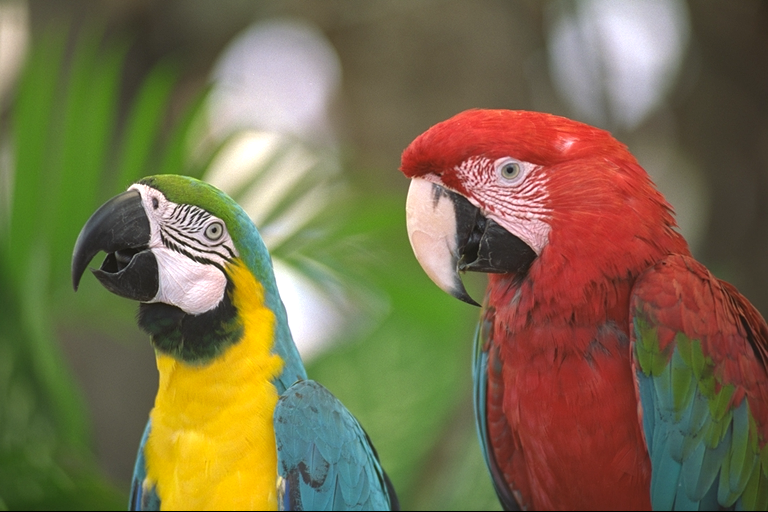
#> input picture tsks24-sig/lab4/images/image1.png, 768 x 512 px
$ python demo4.py   (older library calls are emulated)
#> lines starting #> are read from the running program, lines starting #| are printed output that depends on the picture; long printed decimals are rounded
#> further down, im1_bgr is the input picture: shape (512, 768, 3); mean B, G, R 75.8, 109.6, 121.7
### tsks24-sig/lab4/jpeglab.py
# JPEG lab module

import numpy as np
import sys
def rgb2ycbcr(r, g=0, b=0):
#> called with g = 0, b = 0
    if r.ndim == 3:
        g = r[:,:,1]
        b = r[:,:,2]
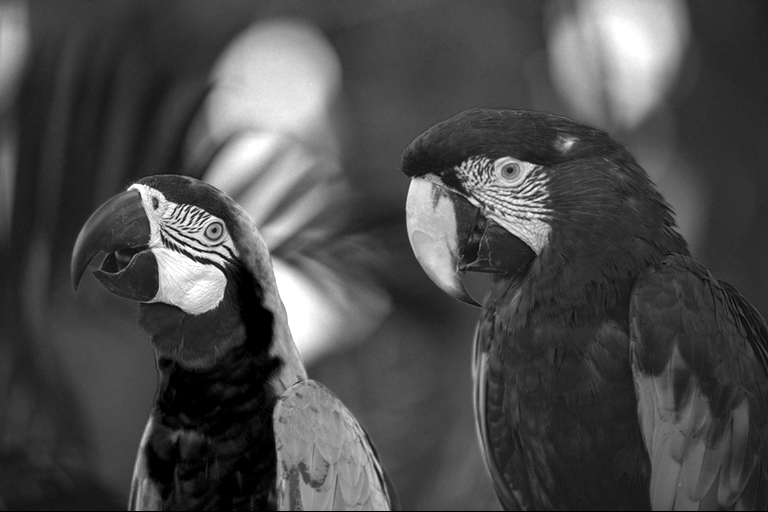
#> b: shape (512, 768); min 0, max 255, mean 75.8
        r = r[:,:,0]
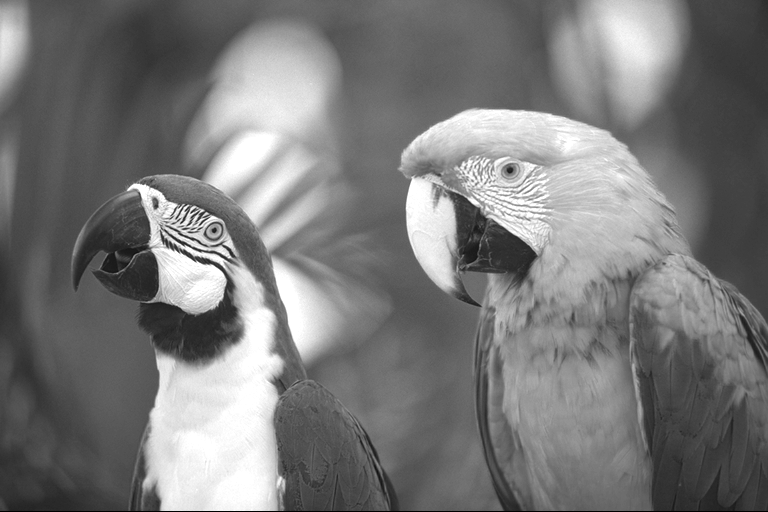
#> r: shape (512, 768); min 0, max 255, mean 121.7
    y = 16. + (65.481*r + 128.553*g + 24.966*b)/255.
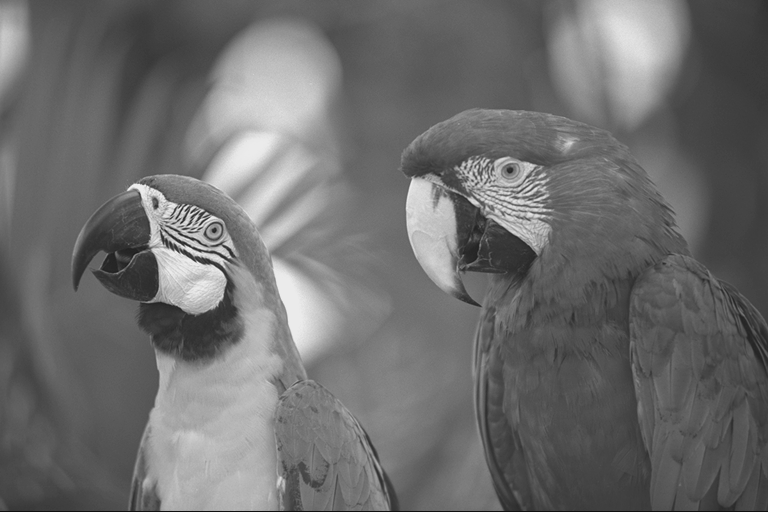
#> y: shape (512, 768) float64; min 16, max 235, mean 109.9
    cb = 128. + (-37.797*r - 74.203*g + 112.*b)/255.
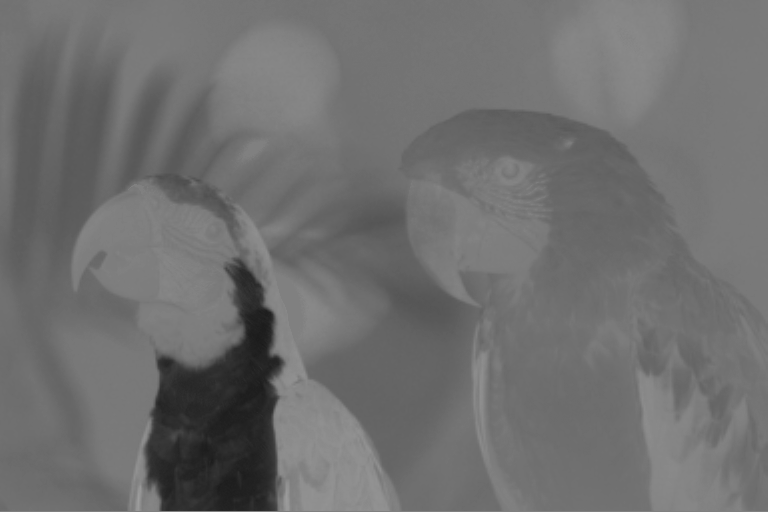
#> cb: shape (512, 768) float64; min 25.89, max 157.8, mean 111.4
    cr = 128. + (112.*r - 93.786*g - 18.214*b)/255.
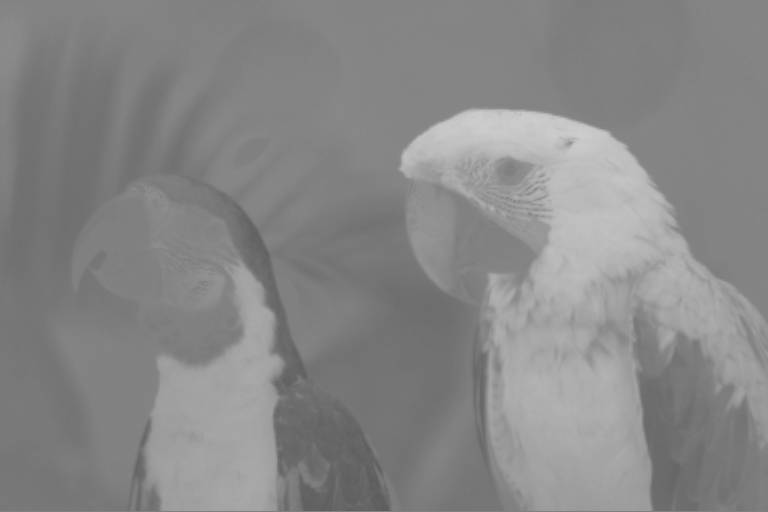
#> cr: shape (512, 768) float64; min 92.59, max 205.6, mean 135.7
    return (y, cb, cr)

# [198 lines left out: functions ycbcr2rgb, im2col_distinct, col2im_distinct, dct2basemx, bdct, ibdct and 6 more, not called in this run]

### tsks24-sig/lab4/preamble.py
import numpy as np
from scipy import signal, misc, ndimage
import cv2
from matplotlib import pyplot as plt
plt.rcParams['image.interpolation'] = 'nearest'
import jpeglab as jl

class Error: # Also exists in preamble
    def __init__(self, original, altered):
        self.mse = np.mean((original-altered)**2)
        self.psnr = 10*np.log10(255**2/self.mse) # peak signal to noise ratio

### tsks24-sig/lab4/demo4.py
from preamble import *

im1_bgr = cv2.imread('images/image1.png');
im1 = cv2.cvtColor(im1_bgr,cv2.COLOR_BGR2RGB)
y, cb, cr = jl.rgb2ycbcr(im1)
plt.figure(0), plt.imshow(y, 'gray', clim=(0, 255))
plt.title('original'), plt.colorbar()


factor = 2.
y3 = np.floor(ndimage.interpolation.zoom(y, 1./factor, order=3))
y4 = ndimage.interpolation.zoom(y3, factor, order=3)
plt.figure(1), plt.imshow(y4, 'gray', clim=(0, 255))
plt.title(f'Down-sampled then up-sampled (factor = {factor})'), plt.colorbar()

factor = 1.5
y5 = np.floor(ndimage.interpolation.zoom(y, 1./factor, order=3))
print(y5.shape)
#| (341, 512)
y6 = ndimage.interpolation.zoom(y5, factor, order=3)
plt.figure(2), plt.imshow(y6, 'gray', clim=(0, 255))
plt.title(f'Down-sampled then up-sampled (factor = {factor})'), plt.colorbar()


print(f"y4 psnr = {Error(y, y4).psnr}")
#> in __init__, `self.mse = np.mean((original-altered)**2)`: self.mse = 19.91
#> in __init__, `self.psnr = 10*np.log10(255**2/self.mse)`: self.psnr = 35.14
#| y4 psnr = 35.141
print(f"y6 psnr = {Error(y, y6).psnr}")
#| y6 psnr = 39.783
# [9 lines of commented-out code are left out]

diff = np.abs(y - y4)
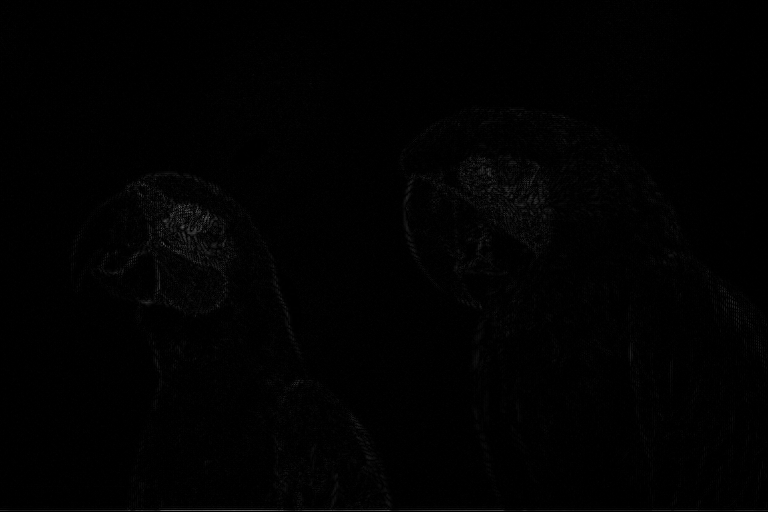
#> diff: shape (512, 768) float64; min 0, max 106.1, mean 2
plt.figure(3), plt.imshow(diff, 'gray', clim=(np.min(diff), np.max(diff)))
plt.title(f'absolute differense between y and y4'), plt.colorbar()
plt.show()
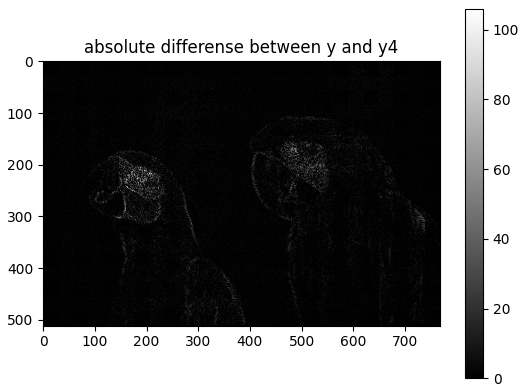
#> figure drawn by matplotlib, 2 panels

# QUESTION: 6
# The largest errors are located close to the eyes of the parrots.
# In places with a high frequency.

$ run again, with tsks24-sig/lab4/images/image3.png copied over tsks24-sig/lab4/images/image1.png
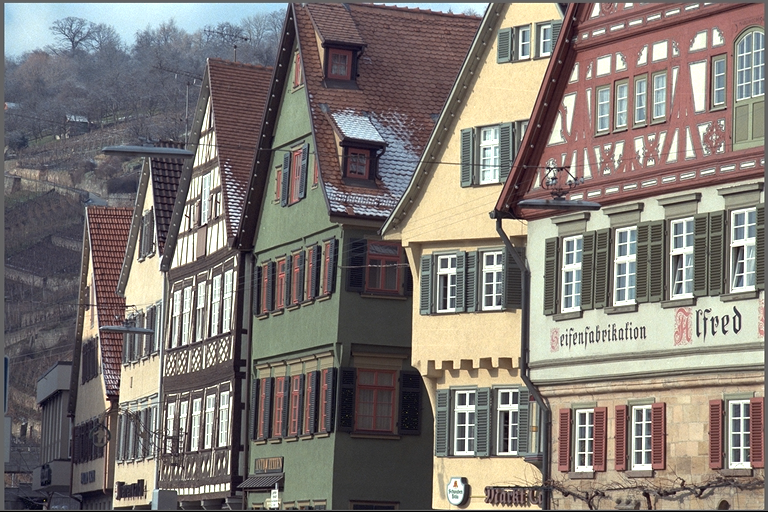
#> input picture tsks24-sig/lab4/images/image3.png, 768 x 512 px
#> im1_bgr is the input picture: shape (512, 768, 3); mean B, G, R 116, 121.1, 128
#| (341, 512)
#> `y6 = ndimage.interpolation.zoom(y5, factor, order=3)`:
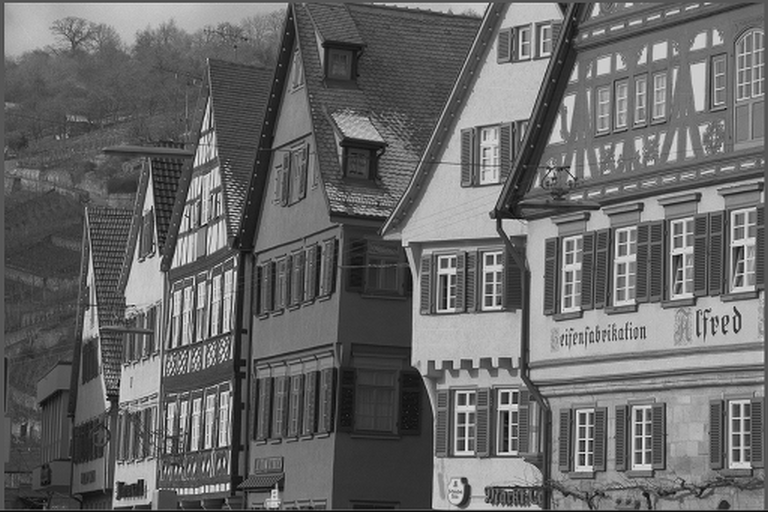
#> y6: shape (512, 768) float64; min 3.37, max 290.2, mean 120.8; drawn with min black and max white
#> self.mse = 278.5
#> self.psnr = 23.68
#| y4 psnr = 23.683
#| y6 psnr = 27.828
#> `plt.show()`:
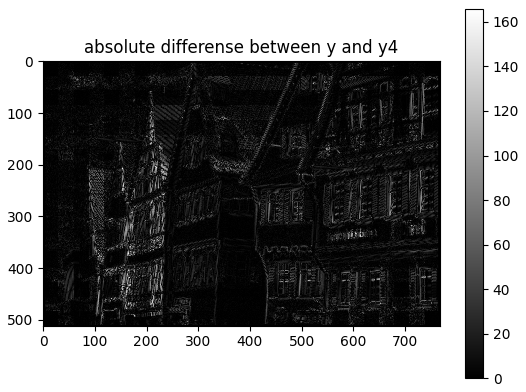
#> figure drawn by matplotlib, 2 panels

$ run again, with tsks24-sig/lab4/images/image4.png copied over tsks24-sig/lab4/images/image1.png
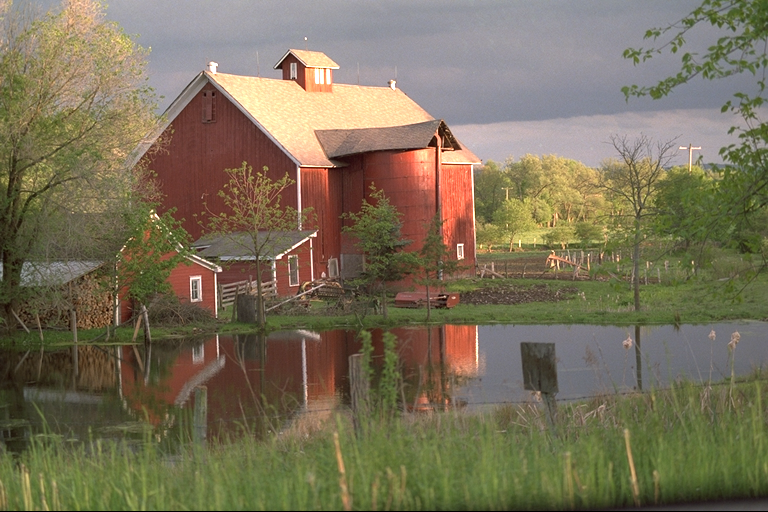
#> input picture tsks24-sig/lab4/images/image4.png, 768 x 512 px
#> im1_bgr is the input picture: shape (512, 768, 3); mean B, G, R 88.7, 112.4, 121.8
#| (341, 512)
#> self.mse = 53.9
#> self.psnr = 30.82
#| y4 psnr = 30.815
#| y6 psnr = 34.797
#> `plt.show()`:
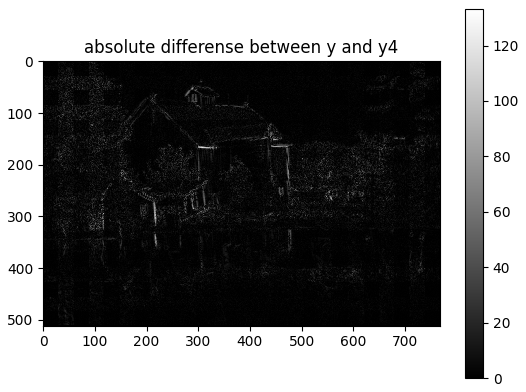
#> figure drawn by matplotlib, 2 panels
